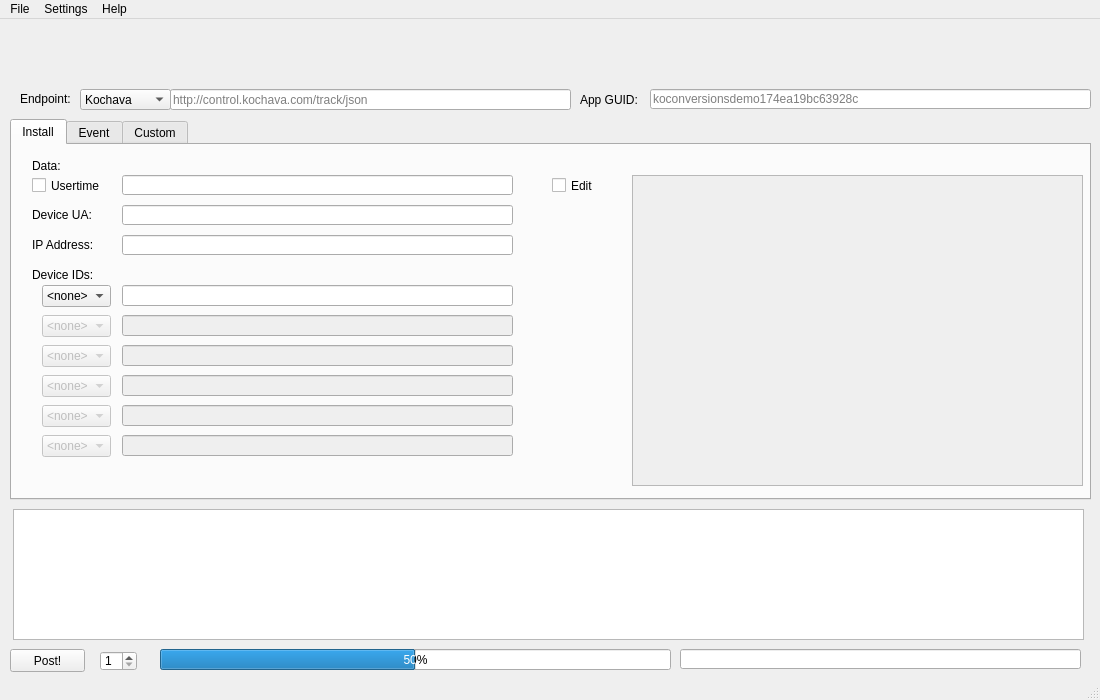
<?xml version="1.0" encoding="UTF-8"?>
<ui version="4.0">
 <class>MainWindow</class>
 <widget class="QMainWindow" name="MainWindow">
  <property name="geometry">
   <rect>
    <x>0</x>
    <y>0</y>
    <width>1100</width>
    <height>700</height>
   </rect>
  </property>
  <property name="minimumSize">
   <size>
    <width>1100</width>
    <height>700</height>
   </size>
  </property>
  <property name="maximumSize">
   <size>
    <width>1100</width>
    <height>700</height>
   </size>
  </property>
  <property name="windowTitle">
   <string>PyPosty! v.01</string>
  </property>
  <property name="windowIcon">
   <iconset>
    <normaloff>../PycharmProjects/PyPosty/src/hammer-and-sickle-md.png</normaloff>../PycharmProjects/PyPosty/src/hammer-and-sickle-md.png</iconset>
  </property>
  <widget class="QWidget" name="centralwidget">
   <widget class="QPushButton" name="postButton">
    <property name="geometry">
     <rect>
      <x>10</x>
      <y>630</y>
      <width>75</width>
      <height>23</height>
     </rect>
    </property>
    <property name="text">
     <string>Post!</string>
    </property>
   </widget>
   <widget class="QTabWidget" name="tabWidget">
    <property name="geometry">
     <rect>
      <x>10</x>
      <y>100</y>
      <width>1081</width>
      <height>381</height>
     </rect>
    </property>
    <property name="toolTip">
     <string>&lt;html&gt;&lt;head/&gt;&lt;body&gt;&lt;p&gt;&lt;br/&gt;&lt;/p&gt;&lt;/body&gt;&lt;/html&gt;</string>
    </property>
    <property name="currentIndex">
     <number>0</number>
    </property>
    <widget class="QWidget" name="tab">
     <attribute name="title">
      <string>Install</string>
     </attribute>
     <widget class="QLabel" name="label_3">
      <property name="geometry">
       <rect>
        <x>20</x>
        <y>10</y>
        <width>47</width>
        <height>21</height>
       </rect>
      </property>
      <property name="text">
       <string>Data:</string>
      </property>
     </widget>
     <widget class="QCheckBox" name="installTabUsertimeCheck">
      <property name="geometry">
       <rect>
        <x>20</x>
        <y>30</y>
        <width>81</width>
        <height>21</height>
       </rect>
      </property>
      <property name="toolTip">
       <string>&lt;html&gt;&lt;head/&gt;&lt;body&gt;&lt;p&gt;&lt;span style=&quot; font-weight:600;&quot;&gt;ONLY ENABLE &lt;/span&gt;when you want an exact time. Default will use current time.&lt;/p&gt;&lt;/body&gt;&lt;/html&gt;</string>
      </property>
      <property name="text">
       <string>Usertime</string>
      </property>
     </widget>
     <widget class="QLineEdit" name="installTabUsertimeValue">
      <property name="geometry">
       <rect>
        <x>110</x>
        <y>30</y>
        <width>391</width>
        <height>20</height>
       </rect>
      </property>
     </widget>
     <widget class="QLabel" name="label_4">
      <property name="geometry">
       <rect>
        <x>20</x>
        <y>60</y>
        <width>81</width>
        <height>20</height>
       </rect>
      </property>
      <property name="frameShape">
       <enum>QFrame::NoFrame</enum>
      </property>
      <property name="text">
       <string>Device UA:</string>
      </property>
     </widget>
     <widget class="QLineEdit" name="installTabUserAgentValue">
      <property name="geometry">
       <rect>
        <x>110</x>
        <y>60</y>
        <width>391</width>
        <height>20</height>
       </rect>
      </property>
     </widget>
     <widget class="QLabel" name="label_5">
      <property name="geometry">
       <rect>
        <x>20</x>
        <y>90</y>
        <width>81</width>
        <height>20</height>
       </rect>
      </property>
      <property name="toolTip">
       <string>&lt;html&gt;&lt;head/&gt;&lt;body&gt;&lt;p&gt;Origination IP Address&lt;/p&gt;&lt;/body&gt;&lt;/html&gt;</string>
      </property>
      <property name="frameShape">
       <enum>QFrame::NoFrame</enum>
      </property>
      <property name="text">
       <string>IP Address:</string>
      </property>
     </widget>
     <widget class="QLineEdit" name="installTabIPValue">
      <property name="geometry">
       <rect>
        <x>110</x>
        <y>90</y>
        <width>391</width>
        <height>20</height>
       </rect>
      </property>
     </widget>
     <widget class="QLabel" name="label_6">
      <property name="geometry">
       <rect>
        <x>20</x>
        <y>120</y>
        <width>81</width>
        <height>20</height>
       </rect>
      </property>
      <property name="frameShape">
       <enum>QFrame::NoFrame</enum>
      </property>
      <property name="text">
       <string>Device IDs:</string>
      </property>
     </widget>
     <widget class="QLineEdit" name="installTabIDValue1">
      <property name="geometry">
       <rect>
        <x>110</x>
        <y>140</y>
        <width>391</width>
        <height>21</height>
       </rect>
      </property>
     </widget>
     <widget class="QPlainTextEdit" name="installTabPayloadPreview">
      <property name="enabled">
       <bool>false</bool>
      </property>
      <property name="geometry">
       <rect>
        <x>620</x>
        <y>30</y>
        <width>451</width>
        <height>311</height>
       </rect>
      </property>
      <property name="toolTip">
       <string>&lt;html&gt;&lt;head/&gt;&lt;body&gt;&lt;p&gt;JSON Payload Preview &lt;span style=&quot; font-weight:600;&quot;&gt;DO NOT EDIT &lt;/span&gt;unless you know what you're doing&lt;/p&gt;&lt;/body&gt;&lt;/html&gt;</string>
      </property>
      <property name="readOnly">
       <bool>true</bool>
      </property>
     </widget>
     <widget class="QCheckBox" name="installTabEditCheck">
      <property name="geometry">
       <rect>
        <x>540</x>
        <y>30</y>
        <width>70</width>
        <height>21</height>
       </rect>
      </property>
      <property name="toolTip">
       <string>&lt;html&gt;&lt;head/&gt;&lt;body&gt;&lt;p&gt;&lt;span style=&quot; font-weight:600;&quot;&gt;DO NOT CHECK&lt;/span&gt; unless you're familiar with JSON payloads&lt;/p&gt;&lt;/body&gt;&lt;/html&gt;</string>
      </property>
      <property name="text">
       <string>Edit</string>
      </property>
     </widget>
     <widget class="QComboBox" name="installTabIDSelect1">
      <property name="geometry">
       <rect>
        <x>30</x>
        <y>140</y>
        <width>69</width>
        <height>22</height>
       </rect>
      </property>
      <item>
       <property name="text">
        <string>&lt;none&gt;</string>
       </property>
      </item>
      <item>
       <property name="text">
        <string>IDFA</string>
       </property>
      </item>
      <item>
       <property name="text">
        <string>ADID</string>
       </property>
      </item>
      <item>
       <property name="text">
        <string>Android</string>
       </property>
      </item>
      <item>
       <property name="text">
        <string>MAC</string>
       </property>
      </item>
      <item>
       <property name="text">
        <string>IMEI</string>
       </property>
      </item>
      <item>
       <property name="text">
        <string>ODIN</string>
       </property>
      </item>
     </widget>
     <widget class="QComboBox" name="installTabIDSelect2">
      <property name="enabled">
       <bool>false</bool>
      </property>
      <property name="geometry">
       <rect>
        <x>30</x>
        <y>170</y>
        <width>69</width>
        <height>22</height>
       </rect>
      </property>
      <item>
       <property name="text">
        <string>&lt;none&gt;</string>
       </property>
      </item>
      <item>
       <property name="text">
        <string>IDFA</string>
       </property>
      </item>
      <item>
       <property name="text">
        <string>ADID</string>
       </property>
      </item>
      <item>
       <property name="text">
        <string>Android</string>
       </property>
      </item>
      <item>
       <property name="text">
        <string>MAC</string>
       </property>
      </item>
      <item>
       <property name="text">
        <string>IMEI</string>
       </property>
      </item>
      <item>
       <property name="text">
        <string>ODIN</string>
       </property>
      </item>
     </widget>
     <widget class="QComboBox" name="installTabIDSelect3">
      <property name="enabled">
       <bool>false</bool>
      </property>
      <property name="geometry">
       <rect>
        <x>30</x>
        <y>200</y>
        <width>69</width>
        <height>22</height>
       </rect>
      </property>
      <item>
       <property name="text">
        <string>&lt;none&gt;</string>
       </property>
      </item>
      <item>
       <property name="text">
        <string>IDFA</string>
       </property>
      </item>
      <item>
       <property name="text">
        <string>ADID</string>
       </property>
      </item>
      <item>
       <property name="text">
        <string>Android</string>
       </property>
      </item>
      <item>
       <property name="text">
        <string>MAC</string>
       </property>
      </item>
      <item>
       <property name="text">
        <string>IMEI</string>
       </property>
      </item>
      <item>
       <property name="text">
        <string>ODIN</string>
       </property>
      </item>
     </widget>
     <widget class="QComboBox" name="installTabIDSelect4">
      <property name="enabled">
       <bool>false</bool>
      </property>
      <property name="geometry">
       <rect>
        <x>30</x>
        <y>230</y>
        <width>69</width>
        <height>22</height>
       </rect>
      </property>
      <item>
       <property name="text">
        <string>&lt;none&gt;</string>
       </property>
      </item>
      <item>
       <property name="text">
        <string>IDFA</string>
       </property>
      </item>
      <item>
       <property name="text">
        <string>ADID</string>
       </property>
      </item>
      <item>
       <property name="text">
        <string>Android</string>
       </property>
      </item>
      <item>
       <property name="text">
        <string>MAC</string>
       </property>
      </item>
      <item>
       <property name="text">
        <string>IMEI</string>
       </property>
      </item>
      <item>
       <property name="text">
        <string>ODIN</string>
       </property>
      </item>
     </widget>
     <widget class="QComboBox" name="installTabIDSelect5">
      <property name="enabled">
       <bool>false</bool>
      </property>
      <property name="geometry">
       <rect>
        <x>30</x>
        <y>260</y>
        <width>69</width>
        <height>22</height>
       </rect>
      </property>
      <item>
       <property name="text">
        <string>&lt;none&gt;</string>
       </property>
      </item>
      <item>
       <property name="text">
        <string>IDFA</string>
       </property>
      </item>
      <item>
       <property name="text">
        <string>ADID</string>
       </property>
      </item>
      <item>
       <property name="text">
        <string>Android</string>
       </property>
      </item>
      <item>
       <property name="text">
        <string>MAC</string>
       </property>
      </item>
      <item>
       <property name="text">
        <string>IMEI</string>
       </property>
      </item>
      <item>
       <property name="text">
        <string>ODIN</string>
       </property>
      </item>
     </widget>
     <widget class="QComboBox" name="installTabIDSelect6">
      <property name="enabled">
       <bool>false</bool>
      </property>
      <property name="geometry">
       <rect>
        <x>30</x>
        <y>290</y>
        <width>69</width>
        <height>22</height>
       </rect>
      </property>
      <item>
       <property name="text">
        <string>&lt;none&gt;</string>
       </property>
      </item>
      <item>
       <property name="text">
        <string>IDFA</string>
       </property>
      </item>
      <item>
       <property name="text">
        <string>ADID</string>
       </property>
      </item>
      <item>
       <property name="text">
        <string>Android</string>
       </property>
      </item>
      <item>
       <property name="text">
        <string>MAC</string>
       </property>
      </item>
      <item>
       <property name="text">
        <string>IMEI</string>
       </property>
      </item>
      <item>
       <property name="text">
        <string>ODIN</string>
       </property>
      </item>
     </widget>
     <widget class="QLineEdit" name="installTabIDValue2">
      <property name="enabled">
       <bool>false</bool>
      </property>
      <property name="geometry">
       <rect>
        <x>110</x>
        <y>170</y>
        <width>391</width>
        <height>21</height>
       </rect>
      </property>
     </widget>
     <widget class="QLineEdit" name="installTabIDValue3">
      <property name="enabled">
       <bool>false</bool>
      </property>
      <property name="geometry">
       <rect>
        <x>110</x>
        <y>200</y>
        <width>391</width>
        <height>21</height>
       </rect>
      </property>
     </widget>
     <widget class="QLineEdit" name="installTabIDValue4">
      <property name="enabled">
       <bool>false</bool>
      </property>
      <property name="geometry">
       <rect>
        <x>110</x>
        <y>230</y>
        <width>391</width>
        <height>21</height>
       </rect>
      </property>
     </widget>
     <widget class="QLineEdit" name="installTabIDValue5">
      <property name="enabled">
       <bool>false</bool>
      </property>
      <property name="geometry">
       <rect>
        <x>110</x>
        <y>260</y>
        <width>391</width>
        <height>21</height>
       </rect>
      </property>
     </widget>
     <widget class="QLineEdit" name="installTabIDValue6">
      <property name="enabled">
       <bool>false</bool>
      </property>
      <property name="geometry">
       <rect>
        <x>110</x>
        <y>290</y>
        <width>391</width>
        <height>21</height>
       </rect>
      </property>
     </widget>
    </widget>
    <widget class="QWidget" name="tab_2">
     <attribute name="title">
      <string>Event</string>
     </attribute>
     <widget class="QLabel" name="label_7">
      <property name="geometry">
       <rect>
        <x>20</x>
        <y>10</y>
        <width>47</width>
        <height>21</height>
       </rect>
      </property>
      <property name="text">
       <string>Data:</string>
      </property>
     </widget>
     <widget class="QCheckBox" name="eventTabUsertimeCheck">
      <property name="geometry">
       <rect>
        <x>20</x>
        <y>30</y>
        <width>81</width>
        <height>21</height>
       </rect>
      </property>
      <property name="toolTip">
       <string>&lt;html&gt;&lt;head/&gt;&lt;body&gt;&lt;p&gt;&lt;span style=&quot; font-weight:600;&quot;&gt;ONLY ENABLE &lt;/span&gt;when you want an exact time. Default will use current time.&lt;/p&gt;&lt;/body&gt;&lt;/html&gt;</string>
      </property>
      <property name="text">
       <string>Usertime</string>
      </property>
     </widget>
     <widget class="QLineEdit" name="lineEdit_13">
      <property name="geometry">
       <rect>
        <x>110</x>
        <y>30</y>
        <width>391</width>
        <height>20</height>
       </rect>
      </property>
     </widget>
     <widget class="QLabel" name="label_8">
      <property name="geometry">
       <rect>
        <x>20</x>
        <y>60</y>
        <width>81</width>
        <height>20</height>
       </rect>
      </property>
      <property name="frameShape">
       <enum>QFrame::NoFrame</enum>
      </property>
      <property name="text">
       <string>Device UA:</string>
      </property>
     </widget>
     <widget class="QLineEdit" name="eventTabUserAgentValue">
      <property name="geometry">
       <rect>
        <x>110</x>
        <y>60</y>
        <width>391</width>
        <height>20</height>
       </rect>
      </property>
     </widget>
     <widget class="QLabel" name="label_9">
      <property name="geometry">
       <rect>
        <x>20</x>
        <y>90</y>
        <width>71</width>
        <height>20</height>
       </rect>
      </property>
      <property name="toolTip">
       <string>&lt;html&gt;&lt;head/&gt;&lt;body&gt;&lt;p&gt;Origination IP Address&lt;/p&gt;&lt;/body&gt;&lt;/html&gt;</string>
      </property>
      <property name="frameShape">
       <enum>QFrame::NoFrame</enum>
      </property>
      <property name="text">
       <string>IP Address:</string>
      </property>
     </widget>
     <widget class="QLineEdit" name="eventTabIPValue">
      <property name="geometry">
       <rect>
        <x>110</x>
        <y>90</y>
        <width>391</width>
        <height>20</height>
       </rect>
      </property>
     </widget>
     <widget class="QLabel" name="label_10">
      <property name="geometry">
       <rect>
        <x>20</x>
        <y>120</y>
        <width>81</width>
        <height>20</height>
       </rect>
      </property>
      <property name="frameShape">
       <enum>QFrame::NoFrame</enum>
      </property>
      <property name="text">
       <string>Device IDs:</string>
      </property>
     </widget>
     <widget class="QComboBox" name="eventTabIDSelect1">
      <property name="geometry">
       <rect>
        <x>30</x>
        <y>140</y>
        <width>69</width>
        <height>22</height>
       </rect>
      </property>
      <item>
       <property name="text">
        <string>&lt;none&gt;</string>
       </property>
      </item>
      <item>
       <property name="text">
        <string>IDFA</string>
       </property>
      </item>
      <item>
       <property name="text">
        <string>ADID</string>
       </property>
      </item>
      <item>
       <property name="text">
        <string>Android</string>
       </property>
      </item>
      <item>
       <property name="text">
        <string>MAC</string>
       </property>
      </item>
      <item>
       <property name="text">
        <string>IMEI</string>
       </property>
      </item>
      <item>
       <property name="text">
        <string>ODIN</string>
       </property>
      </item>
     </widget>
     <widget class="QLineEdit" name="eventTabIDValue1">
      <property name="geometry">
       <rect>
        <x>110</x>
        <y>140</y>
        <width>391</width>
        <height>21</height>
       </rect>
      </property>
     </widget>
     <widget class="QComboBox" name="eventTabIDSelect2">
      <property name="enabled">
       <bool>false</bool>
      </property>
      <property name="geometry">
       <rect>
        <x>30</x>
        <y>170</y>
        <width>69</width>
        <height>22</height>
       </rect>
      </property>
      <item>
       <property name="text">
        <string>&lt;none&gt;</string>
       </property>
      </item>
      <item>
       <property name="text">
        <string>IDFA</string>
       </property>
      </item>
      <item>
       <property name="text">
        <string>ADID</string>
       </property>
      </item>
      <item>
       <property name="text">
        <string>Android</string>
       </property>
      </item>
      <item>
       <property name="text">
        <string>MAC</string>
       </property>
      </item>
      <item>
       <property name="text">
        <string>IMEI</string>
       </property>
      </item>
      <item>
       <property name="text">
        <string>ODIN</string>
       </property>
      </item>
     </widget>
     <widget class="QLineEdit" name="eventTabIDValue2">
      <property name="enabled">
       <bool>false</bool>
      </property>
      <property name="geometry">
       <rect>
        <x>110</x>
        <y>170</y>
        <width>391</width>
        <height>21</height>
       </rect>
      </property>
     </widget>
     <widget class="QPlainTextEdit" name="eventTabPayloadPreview">
      <property name="enabled">
       <bool>false</bool>
      </property>
      <property name="geometry">
       <rect>
        <x>620</x>
        <y>30</y>
        <width>451</width>
        <height>311</height>
       </rect>
      </property>
      <property name="toolTip">
       <string>&lt;html&gt;&lt;head/&gt;&lt;body&gt;&lt;p&gt;JSON Payload Preview &lt;span style=&quot; font-weight:600;&quot;&gt;DO NOT EDIT &lt;/span&gt;unless you know what you're doing&lt;/p&gt;&lt;/body&gt;&lt;/html&gt;</string>
      </property>
      <property name="readOnly">
       <bool>true</bool>
      </property>
     </widget>
     <widget class="QCheckBox" name="eventTabEditCheck">
      <property name="geometry">
       <rect>
        <x>540</x>
        <y>30</y>
        <width>70</width>
        <height>21</height>
       </rect>
      </property>
      <property name="toolTip">
       <string>&lt;html&gt;&lt;head/&gt;&lt;body&gt;&lt;p&gt;&lt;span style=&quot; font-weight:600;&quot;&gt;DO NOT CHECK&lt;/span&gt; unless you're familiar with JSON payloads&lt;/p&gt;&lt;/body&gt;&lt;/html&gt;</string>
      </property>
      <property name="text">
       <string>Edit</string>
      </property>
     </widget>
     <widget class="QLabel" name="label_11">
      <property name="geometry">
       <rect>
        <x>20</x>
        <y>200</y>
        <width>81</width>
        <height>20</height>
       </rect>
      </property>
      <property name="frameShape">
       <enum>QFrame::NoFrame</enum>
      </property>
      <property name="text">
       <string>Event Name:</string>
      </property>
     </widget>
     <widget class="QLineEdit" name="eventTabEventNameValue">
      <property name="geometry">
       <rect>
        <x>110</x>
        <y>200</y>
        <width>391</width>
        <height>20</height>
       </rect>
      </property>
     </widget>
     <widget class="QLabel" name="label_12">
      <property name="geometry">
       <rect>
        <x>20</x>
        <y>230</y>
        <width>81</width>
        <height>20</height>
       </rect>
      </property>
      <property name="frameShape">
       <enum>QFrame::NoFrame</enum>
      </property>
      <property name="text">
       <string>Event Data:</string>
      </property>
     </widget>
     <widget class="QTextEdit" name="eventTabEventDataValue">
      <property name="geometry">
       <rect>
        <x>110</x>
        <y>230</y>
        <width>391</width>
        <height>111</height>
       </rect>
      </property>
      <property name="placeholderText">
       <string>{ 	&quot;id&quot; : &quot;123&quot; 	&quot;name&quot; : &quot;test_item&quot; 	&quot;currency&quot; : &quot;USD&quot; 	&quot;sum&quot; : &quot;200&quot; }</string>
      </property>
     </widget>
    </widget>
    <widget class="QWidget" name="tab_3">
     <attribute name="title">
      <string>Custom</string>
     </attribute>
     <widget class="QTextEdit" name="customTabPayloadValue">
      <property name="geometry">
       <rect>
        <x>3</x>
        <y>40</y>
        <width>1071</width>
        <height>311</height>
       </rect>
      </property>
     </widget>
     <widget class="QRadioButton" name="customTabGETRadio">
      <property name="geometry">
       <rect>
        <x>10</x>
        <y>10</y>
        <width>51</width>
        <height>21</height>
       </rect>
      </property>
      <property name="text">
       <string>GET</string>
      </property>
     </widget>
     <widget class="QRadioButton" name="customTabPOSTRadio">
      <property name="geometry">
       <rect>
        <x>70</x>
        <y>10</y>
        <width>61</width>
        <height>21</height>
       </rect>
      </property>
      <property name="text">
       <string>POST</string>
      </property>
      <property name="checked">
       <bool>true</bool>
      </property>
     </widget>
     <widget class="QComboBox" name="customTabPayloadTypeValue">
      <property name="geometry">
       <rect>
        <x>130</x>
        <y>10</y>
        <width>211</width>
        <height>21</height>
       </rect>
      </property>
      <item>
       <property name="text">
        <string>JSON</string>
       </property>
      </item>
      <item>
       <property name="text">
        <string>HTML</string>
       </property>
      </item>
      <item>
       <property name="text">
        <string>XML</string>
       </property>
      </item>
     </widget>
    </widget>
   </widget>
   <widget class="QTextEdit" name="serverResponseCodeAll">
    <property name="geometry">
     <rect>
      <x>13</x>
      <y>490</y>
      <width>1071</width>
      <height>131</height>
     </rect>
    </property>
    <property name="toolTip">
     <string>&lt;html&gt;&lt;head/&gt;&lt;body&gt;&lt;p&gt;Server response code window&lt;/p&gt;&lt;/body&gt;&lt;/html&gt;</string>
    </property>
    <property name="readOnly">
     <bool>true</bool>
    </property>
   </widget>
   <widget class="QSpinBox" name="postQtyValue">
    <property name="geometry">
     <rect>
      <x>100</x>
      <y>632</y>
      <width>37</width>
      <height>20</height>
     </rect>
    </property>
    <property name="minimum">
     <number>1</number>
    </property>
   </widget>
   <widget class="QProgressBar" name="progressBar">
    <property name="geometry">
     <rect>
      <x>160</x>
      <y>630</y>
      <width>511</width>
      <height>21</height>
     </rect>
    </property>
    <property name="autoFillBackground">
     <bool>false</bool>
    </property>
    <property name="value">
     <number>50</number>
    </property>
    <property name="orientation">
     <enum>Qt::Horizontal</enum>
    </property>
    <property name="invertedAppearance">
     <bool>false</bool>
    </property>
   </widget>
   <widget class="QLineEdit" name="serverResponseCodeLine">
    <property name="geometry">
     <rect>
      <x>680</x>
      <y>630</y>
      <width>401</width>
      <height>20</height>
     </rect>
    </property>
    <property name="toolTip">
     <string>&lt;html&gt;&lt;head/&gt;&lt;body&gt;&lt;p&gt;Individual payload server response window&lt;/p&gt;&lt;/body&gt;&lt;/html&gt;</string>
    </property>
    <property name="readOnly">
     <bool>true</bool>
    </property>
   </widget>
   <widget class="QComboBox" name="endpointSelector">
    <property name="geometry">
     <rect>
      <x>80</x>
      <y>70</y>
      <width>91</width>
      <height>21</height>
     </rect>
    </property>
    <item>
     <property name="text">
      <string>Kochava</string>
     </property>
    </item>
    <item>
     <property name="text">
      <string>Custom</string>
     </property>
    </item>
   </widget>
   <widget class="QLabel" name="label">
    <property name="geometry">
     <rect>
      <x>20</x>
      <y>72</y>
      <width>61</width>
      <height>16</height>
     </rect>
    </property>
    <property name="text">
     <string>Endpoint:</string>
    </property>
   </widget>
   <widget class="QLineEdit" name="endpointValue">
    <property name="geometry">
     <rect>
      <x>170</x>
      <y>70</y>
      <width>401</width>
      <height>21</height>
     </rect>
    </property>
    <property name="placeholderText">
     <string>http://control.kochava.com/track/json</string>
    </property>
   </widget>
   <widget class="QLabel" name="label_2">
    <property name="geometry">
     <rect>
      <x>580</x>
      <y>70</y>
      <width>61</width>
      <height>21</height>
     </rect>
    </property>
    <property name="text">
     <string>App GUID:</string>
    </property>
   </widget>
   <widget class="QLineEdit" name="appGUIDValue">
    <property name="geometry">
     <rect>
      <x>650</x>
      <y>70</y>
      <width>441</width>
      <height>20</height>
     </rect>
    </property>
    <property name="placeholderText">
     <string>koconversionsdemo174ea19bc63928c</string>
    </property>
   </widget>
  </widget>
  <widget class="QMenuBar" name="menubar">
   <property name="geometry">
    <rect>
     <x>0</x>
     <y>0</y>
     <width>1100</width>
     <height>22</height>
    </rect>
   </property>
   <widget class="QMenu" name="menuMenu">
    <property name="title">
     <string>File</string>
    </property>
    <widget class="QMenu" name="menuSave">
     <property name="title">
      <string>Save</string>
     </property>
     <addaction name="actionSave_All"/>
     <addaction name="actionSave_As_2"/>
    </widget>
    <addaction name="actionOpen"/>
    <addaction name="menuSave"/>
    <addaction name="separator"/>
    <addaction name="actionQuit"/>
   </widget>
   <widget class="QMenu" name="menuSettings">
    <property name="title">
     <string>Settings</string>
    </property>
    <addaction name="actionGlobals"/>
    <addaction name="actionDefaults"/>
    <addaction name="separator"/>
    <addaction name="actionDebug"/>
   </widget>
   <widget class="QMenu" name="menuHelp">
    <property name="title">
     <string>Help</string>
    </property>
    <addaction name="actionTutorial"/>
   </widget>
   <addaction name="menuMenu"/>
   <addaction name="menuSettings"/>
   <addaction name="menuHelp"/>
  </widget>
  <widget class="QStatusBar" name="statusbar"/>
  <action name="actionOpen">
   <property name="text">
    <string>Open...</string>
   </property>
  </action>
  <action name="actionSave_As">
   <property name="text">
    <string>Save As...</string>
   </property>
  </action>
  <action name="actionSettings">
   <property name="text">
    <string>Settings</string>
   </property>
  </action>
  <action name="actionQuit">
   <property name="text">
    <string>Quit</string>
   </property>
  </action>
  <action name="actionGlobals">
   <property name="text">
    <string>Globals</string>
   </property>
  </action>
  <action name="actionDefaults">
   <property name="text">
    <string>Defaults</string>
   </property>
  </action>
  <action name="actionSave_All">
   <property name="text">
    <string>Save All</string>
   </property>
  </action>
  <action name="actionSave_As_2">
   <property name="text">
    <string>Save As...</string>
   </property>
  </action>
  <action name="actionTutorial">
   <property name="text">
    <string>Tutorial</string>
   </property>
  </action>
  <action name="actionDebug">
   <property name="checkable">
    <bool>true</bool>
   </property>
   <property name="text">
    <string>Debug</string>
   </property>
  </action>
 </widget>
 <resources/>
 <connections/>
</ui>
